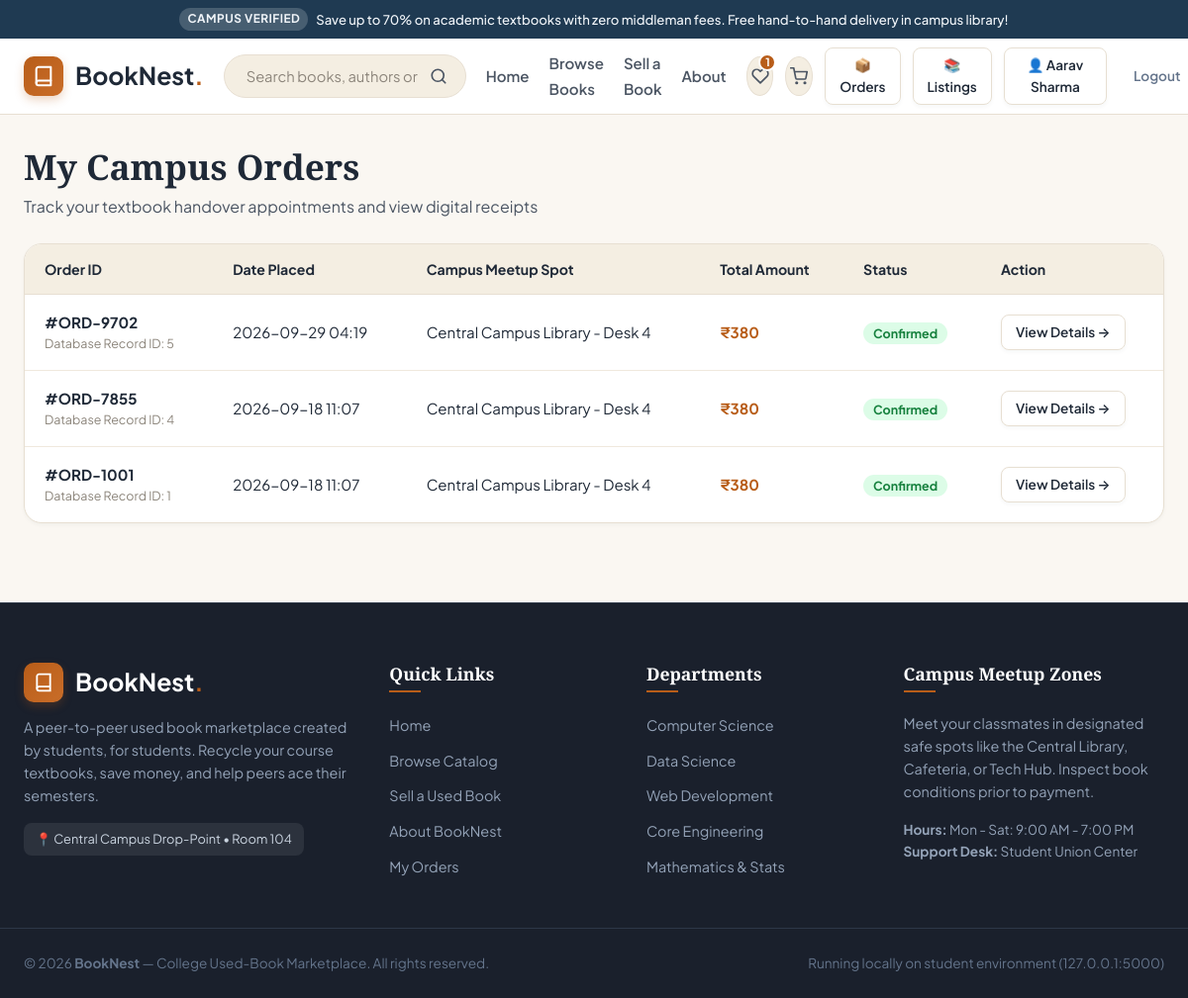
Page /orders (signed in) on the committed database.
### tables this page shows
CREATE TABLE users (
        id INTEGER PRIMARY KEY AUTOINCREMENT,
        username TEXT UNIQUE NOT NULL,
        email TEXT UNIQUE NOT NULL,
        password_hash TEXT NOT NULL,
        password_plain TEXT NOT NULL,
        full_name TEXT NOT NULL,
        department TEXT DEFAULT 'Computer Science',
        created_at TIMESTAMP DEFAULT CURRENT_TIMESTAMP
    );

CREATE TABLE orders (
        id INTEGER PRIMARY KEY AUTOINCREMENT,
        user_id INTEGER NOT NULL,
        order_number TEXT NOT NULL,
        total_amount INTEGER NOT NULL,
        delivery_location TEXT NOT NULL,
        status TEXT DEFAULT 'Confirmed',
        payment_method TEXT DEFAULT 'Campus UPI / Cash on Meetup',
        created_at TIMESTAMP DEFAULT CURRENT_TIMESTAMP,
        FOREIGN KEY(user_id) REFERENCES users(id) ON DELETE CASCADE
    );

### app.py (the view)
@app.route('/orders')
def orders():
    if 'user_id' not in session:
        flash("Please log in to view your orders.", "warning")
        return redirect(url_for('login'))
    conn = get_db()
    cursor = conn.cursor()
    cursor.execute("""
    SELECT * FROM orders
    WHERE user_id = ?
    ORDER BY id DESC;
    """, (session['user_id'],))
    user_orders = cursor.fetchall()
    conn.close()
    return render_template('orders.html', orders=user_orders)

### app.py (called while the page is built)
def get_db():
    conn = sqlite3.connect(DB_PATH)
    conn.row_factory = sqlite3.Row
    conn.execute("PRAGMA foreign_keys = ON;")
    return conn

@app.context_processor
def inject_global_data():
    user_id = session.get('user_id')
    cart_count = 0
    wishlist_count = 0
    current_user = None
    if user_id:
        conn = get_db()
        cursor = conn.cursor()
        cursor.execute("SELECT * FROM users WHERE id = ?", (user_id,))
        current_user = cursor.fetchone()
        cursor.execute("SELECT SUM(quantity) FROM cart WHERE user_id = ?", (user_id,))
        res = cursor.fetchone()[0]
        cart_count = res if res else 0
        cursor.execute("SELECT COUNT(*) FROM wishlist WHERE user_id = ?", (user_id,))
        wishlist_count = cursor.fetchone()[0]
        conn.close()
    return {
        "cart_count": cart_count,
        "wishlist_count": wishlist_count,
        "current_user": current_user,
        "SECURITY_DEMO_MODE": SECURITY_DEMO_MODE,
    }

### templates/orders.html (shortened to what this page needs)
{% extends "base.html" %}
{% block content %}
<section class="section" style="padding-top: 30px;">
  <div class="container">
    <div style="margin-bottom: 24px;">
      <h1 style="font-size: 2.2rem; margin-bottom: 6px;">My Campus Orders</h1>
      <p style="color: var(--text-secondary);">Track your textbook handover appointments and view digital receipts</p>
    </div>
    {% if orders %}
      <div class="table-card">
        <table class="app-table">
          <thead>
            <tr>
              <th>Order ID</th>
              <th>Date Placed</th>
              <th>Campus Meetup Spot</th>
              <th>Total Amount</th>
              <th>Status</th>
              <th>Action</th>
            </tr>
          </thead>
          <tbody>
            {% for order in orders %}
              <tr>
                <td>
                  <strong>#{{ order.order_number }}</strong>
                  <div style="font-size: 0.78rem; color: var(--text-muted);">Database Record ID: {{ order.id }}</div>
                </td>
                <td>{{ order.created_at[:16] if order.created_at else 'Recent' }}</td>
                <td>{{ order.delivery_location }}</td>
                <td style="font-weight: 700; color: var(--primary);">₹{{ order.total_amount }}</td>
                <td>
                  <span class="pill" style="background: #dcfce7; color: #15803d; font-size: 0.78rem; font-weight: 700; padding: 3px 10px; border-radius: var(--radius-full);">
                    {{ order.status }}
                  </span>
                </td>
                <td>
                  <a href="{{ url_for('order_detail', order_id=order.id) }}" class="btn btn-secondary btn-sm">
                    View Details &rarr;
                  </a>
                </td>
              </tr>
            {% endfor %}
          </tbody>
        </table>
      </div>
    {% endif %}
  </div>
</section>
{% endblock %}

### templates/base.html (shortened to what this page needs)
<!DOCTYPE html>
<html lang="en">
<head>
  <link rel="stylesheet" href="{{ url_for('static', filename='css/style.css') }}">
</head>
<body>
  <div class="top-notice-bar">
    <span class="pill">Campus Verified</span>
    <span>Save up to 70% on academic textbooks with zero middleman fees. Free hand-to-hand delivery in campus library!</span>
  </div>
  <header class="site-header">
    <div class="container">
      <div class="header-inner">
        <a href="{{ url_for('index') }}" class="brand-logo" id="nav-brand-logo">
          <div class="brand-logo-icon">
            <svg width="22" height="22" viewBox="0 0 24 24" fill="none" stroke="currentColor" stroke-width="2.2" stroke-linecap="round" stroke-linejoin="round">
              <path d="M4 19.5A2.5 2.5 0 0 1 6.5 17H20"></path>
              <path d="M6.5 2H20v20H6.5A2.5 2.5 0 0 1 4 19.5v-15A2.5 2.5 0 0 1 6.5 2z"></path>
            </svg>
          </div>
          <span>BookNest<span class="dot">.</span></span>
        </a>
        <div class="header-search">
          <form action="{{ url_for('browse') }}" method="GET">
            <input type="text" name="q" placeholder="Search books, authors or subjects..." value="{{ search_query if search_query else '' }}" autocomplete="off" id="global-search-input">
            <button type="submit" title="Search Books" id="btn-search-submit">
              <svg width="18" height="18" viewBox="0 0 24 24" fill="none" stroke="currentColor" stroke-width="2.2" stroke-linecap="round" stroke-linejoin="round">
                <circle cx="11" cy="11" r="8"></circle>
                <line x1="21" y1="21" x2="16.65" y2="16.65"></line>
              </svg>
            </button>
          </form>
        </div>
        <nav>
          <ul class="nav-links">
            <li><a href="{{ url_for('index') }}" class="{% if request.path == '/' %}active{% endif %}">Home</a></li>
            <li><a href="{{ url_for('browse') }}" class="{% if '/browse' in request.path %}active{% endif %}">Browse Books</a></li>
            <li><a href="{{ url_for('sell') }}" class="{% if '/sell' in request.path %}active{% endif %}">Sell a Book</a></li>
            <li><a href="{{ url_for('about') }}" class="{% if '/about' in request.path %}active{% endif %}">About</a></li>
          </ul>
        </nav>
        <div class="nav-actions">
          <a href="{{ url_for('wishlist') }}" class="icon-btn" title="My Wishlist" id="nav-wishlist-link">
            <svg width="18" height="18" viewBox="0 0 24 24" fill="none" stroke="currentColor" stroke-width="2.2" stroke-linecap="round" stroke-linejoin="round">
              <path d="M20.84 4.61a5.5 5.5 0 0 0-7.78 0L12 5.67l-1.06-1.06a5.5 5.5 0 0 0-7.78 7.78l1.06 1.06L12 21.23l7.78-7.78 1.06-1.06a5.5 5.5 0 0 0 0-7.78z"></path>
            </svg>
            {% if wishlist_count > 0 %}
              <span class="badge-count">{{ wishlist_count }}</span>
            {% endif %}
          </a>
          <a href="{{ url_for('cart') }}" class="icon-btn" title="My Cart" id="nav-cart-link">
            <svg width="18" height="18" viewBox="0 0 24 24" fill="none" stroke="currentColor" stroke-width="2.2" stroke-linecap="round" stroke-linejoin="round">
              <circle cx="9" cy="21" r="1"></circle>
              <circle cx="20" cy="21" r="1"></circle>
              <path d="M1 1h4l2.68 13.39a2 2 0 0 0 2 1.61h9.72a2 2 0 0 0 2-1.61L23 6H6"></path>
            </svg>
          </a>
          {% if session.get('user_id') %}
            <a href="{{ url_for('orders') }}" class="btn btn-secondary btn-sm" title="My Orders" id="nav-orders-btn">
              📦 Orders
            </a>
            <a href="{{ url_for('seller_dashboard') }}" class="btn btn-secondary btn-sm" title="Seller Dashboard" id="nav-seller-btn">
              📚 Listings
            </a>
            <a href="{{ url_for('profile') }}" class="btn btn-secondary btn-sm" id="nav-profile-btn">
              👤 {{ session.get('user_name', 'Student') }}
            </a>
            <a href="{{ url_for('logout') }}" class="btn btn-sm" style="color: #64748b;" id="nav-logout-btn">Logout</a>
          {% else %}
            <a href="{{ url_for('login') }}" class="btn btn-secondary btn-sm" id="nav-login-btn">Login</a>
            <a href="{{ url_for('register') }}" class="btn btn-primary btn-sm" id="nav-register-btn">Register</a>
          {% endif %}
        </div>
      </div>
    </div>
  </header>
  <main>
    {% block content %}{% endblock %}
  </main>
  <footer class="site-footer">
    <div class="footer-top">
      <div class="container">
        <div class="footer-grid">
          <div class="footer-col">
            <div class="brand-logo" style="color: white; margin-bottom: 14px;">
              <div class="brand-logo-icon">
                <svg width="20" height="20" viewBox="0 0 24 24" fill="none" stroke="currentColor" stroke-width="2.2">
                  <path d="M4 19.5A2.5 2.5 0 0 1 6.5 17H20"></path>
                  <path d="M6.5 2H20v20H6.5A2.5 2.5 0 0 1 4 19.5v-15A2.5 2.5 0 0 1 6.5 2z"></path>
                </svg>
              </div>
              <span>BookNest<span style="color: var(--primary);">.</span></span>
            </div>
            <p>
              A peer-to-peer used book marketplace created by students, for students. Recycle your course textbooks, save money, and help peers ace their semesters.
            </p>
            <div class="footer-badge">
              📍 Central Campus Drop-Point • Room 104
            </div>
          </div>
          <div class="footer-col">
            <h4>Quick Links</h4>
            <ul class="footer-links">
              <li><a href="{{ url_for('index') }}">Home</a></li>
              <li><a href="{{ url_for('browse') }}">Browse Catalog</a></li>
              <li><a href="{{ url_for('sell') }}">Sell a Used Book</a></li>
              <li><a href="{{ url_for('about') }}">About BookNest</a></li>
              <li><a href="{{ url_for('orders') }}">My Orders</a></li>
            </ul>
          </div>
          <div class="footer-col">
            <h4>Departments</h4>
            <ul class="footer-links">
              <li><a href="{{ url_for('browse', category='Computer Science') }}">Computer Science</a></li>
              <li><a href="{{ url_for('browse', category='Data Science') }}">Data Science</a></li>
              <li><a href="{{ url_for('browse', category='Web Development') }}">Web Development</a></li>
              <li><a href="{{ url_for('browse', category='Engineering') }}">Core Engineering</a></li>
              <li><a href="{{ url_for('browse', category='Mathematics') }}">Mathematics & Stats</a></li>
            </ul>
          </div>
          <div class="footer-col">
            <h4>Campus Meetup Zones</h4>
            <p>
              Meet your classmates in designated safe spots like the Central Library, Cafeteria, or Tech Hub. Inspect book conditions prior to payment.
            </p>
            <div style="font-size: 0.85rem; color: #94a3b8;">
              <strong>Hours:</strong> Mon - Sat: 9:00 AM - 7:00 PM<br>
              <strong>Support Desk:</strong> Student Union Center
            </div>
          </div>
        </div>
      </div>
    </div>
    <div class="footer-bottom">
      <div class="container" style="display: flex; justify-content: space-between; align-items: center;">
        <div>
          &copy; 2026 <strong>BookNest</strong> — College Used-Book Marketplace. All rights reserved.
        </div>
        <div>
          Running locally on student environment (127.0.0.1:5000)
        </div>
      </div>
    </div>
  </footer>
</body>
</html>

### rows in the picture
users: get "Aarav Sharma"
orders: order_number "ORD-9702", id "5", created_at "2026-09-29 04:19", delivery_location "Central Campus Library - Desk 4", total_amount "380", status "Confirmed"
orders: order_number "ORD-7855", id "4", created_at "2026-09-18 11:07", delivery_location "Central Campus Library - Desk 4", total_amount "380", status "Confirmed"
orders: order_number "ORD-1001", id "1", created_at "2026-09-18 11:07", delivery_location "Central Campus Library - Desk 4", total_amount "380", status "Confirmed"

### other values in the picture
{{ wishlist_count }} "1"
